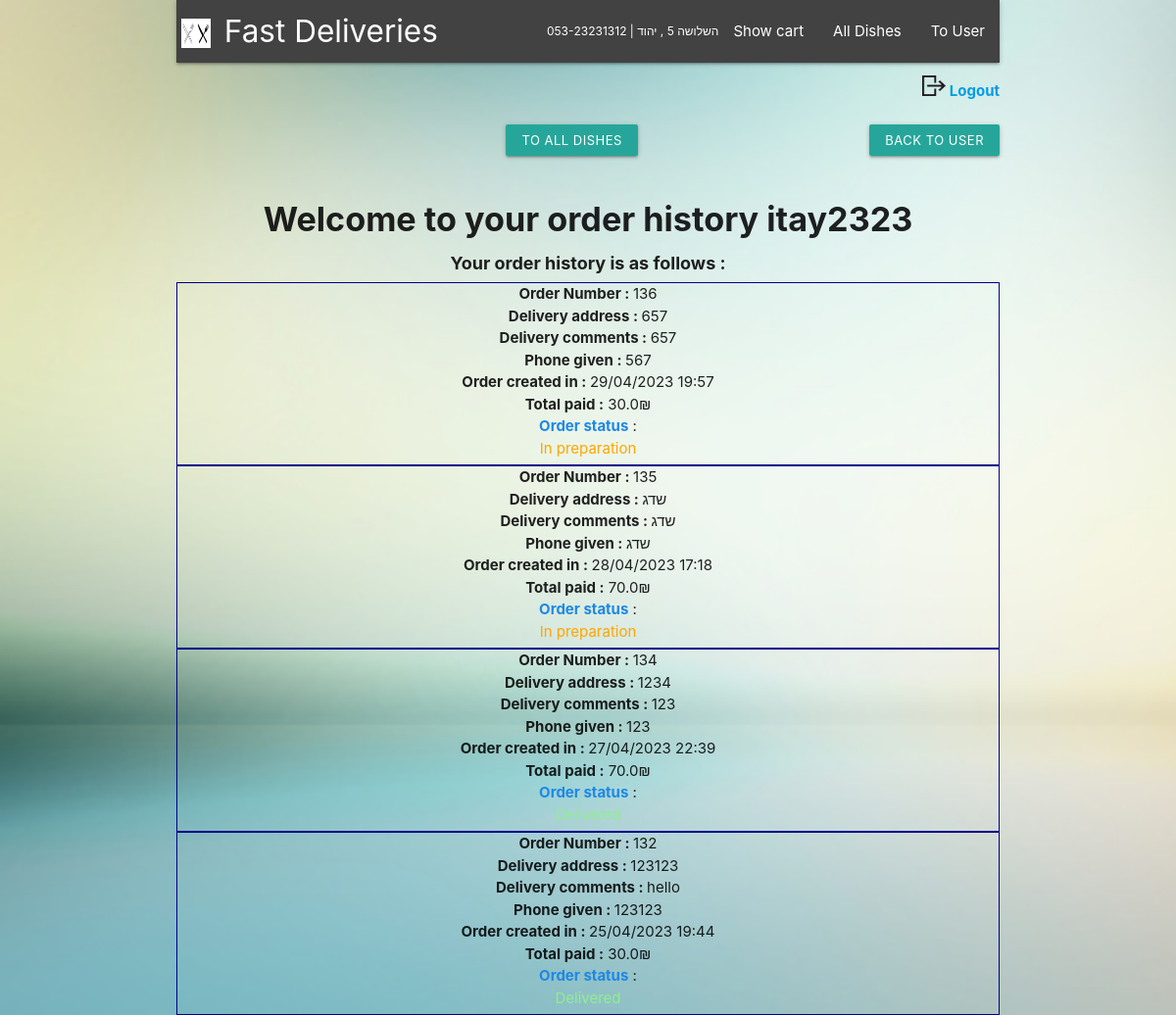
Page /order-history (signed in) on the committed database.
### models/user.py (models this page shows)
class User(db.Model,UserMixin): # represents a user of the website
    id = db.Column(db.Integer,primary_key=True)
    username = db.Column(db.String(200),nullable=False,unique=True)
    password = db.Column(db.String(200),nullable=False)
    first_name = db.Column(db.String(200),nullable=False)
    last_name = db.Column(db.String(200),nullable=False)
    is_staff = db.Column(db.Boolean,default=False)
    email = db.Column(db.String(50),unique=True,nullable=False)
    carts = db.relationship('Cart',backref='user')

### models/cart.py (models this page shows)
class Cart(db.Model): # represents a user's cart, which can contain many Dish objects
    id = db.Column(db.Integer, primary_key=True)
    user_id = db.Column(db.Integer,db.ForeignKey('user.id'), nullable=False)
    delivery_id = db.Column(db.Integer,db.ForeignKey('delivery.id'),nullable=True)
    delivery = db.relationship('Delivery',backref='cart',uselist=False) # what determines the one to one relationship with delivery
    items = db.relationship('Items',backref='cart')
    finished_order = db.Column(db.Boolean,default=False)

### models/delivery.py (models this page shows)
class Delivery(db.Model):
    id = db.Column(db.Integer,primary_key=True)
    is_delivered = db.Column(db.Boolean,default=False)
    address = db.Column(db.String(200),nullable=False)
    comments = db.Column(db.String(500))
    phone_for_delivery = db.Column(db.String(11),nullable=False)
    created = db.Column(db.DateTime,default=dt.now)

### models/dish.py (models this page shows)
class Dish(db.Model): #  represents a dish that can be purchased by users
    id = db.Column(db.Integer,primary_key=True)
    dish_name = db.Column(db.String(100),nullable=False,unique=True)
    price = db.Column(db.Float,nullable=False)
    description = db.Column(db.String(1000),nullable=False)
    imageURL = db.Column(db.String(5000),nullable=False)
    is_gluten_free = db.Column(db.Boolean,default=False)
    is_vegeterian = db.Column(db.Boolean,default=False)
    category_id = db.Column(db.Integer,db.ForeignKey('category.id'), nullable=False)
    items = db.relationship('Items',backref="dish")

### models/items.py (models this page shows)
class Items(db.Model):
    id = db.Column(db.Integer,primary_key=True)
    dish_id = db.Column(db.Integer,db.ForeignKey('dish.id'),nullable=False)
    cart_id = db.Column(db.Integer,db.ForeignKey('cart.id'),nullable=False)
    amount = db.Column(db.Integer,nullable=False)

### controllers/users.py (the view)
@login_required
def order_history():
    if is_staff_member() == True:
        return redirect(url_for("main_page"))
    all_user_carts = Cart.query.filter_by(user_id=current_user.id).all()
    return render_template("users/order_history.html",all_user_carts=all_user_carts,calculate_order=calculate_order)

### auth.py (called while the page is built)
@login_manager.user_loader
def load_user(user_id): # userloader gets 1 parameter , user_id
    return User.query.get(int(user_id)) # because the id's are integers

### utils.py (called while the page is built)
def calculate_order(cart):
    total_dish_price = 0
    for item in cart.items:
        total_dish_price += item.dish.price * item.amount
    return total_dish_price

def is_staff_member(): # one function instead of writing the code 10+ times
    if current_user.is_authenticated and current_user.is_staff:
        flash("This account does not have access to that part of the website , sorry.","error")
        return True
    return False

### templates/users/order_history.html (shortened to what this page needs)
{% extends 'layout.html' %}
{% block content %}
<br>
<div class="center">
    <a href="{{url_for('users.show_user')}}" class="btn waves-effect waves-light btn-small right">Back to user</a>
    <a href="{{url_for('dishes.all_dishes')}}" class="waves-effect waves-light btn-small center"
        style="margin-left:100px">To
        all
        dishes</a>
</div>
<br>
{% if all_user_carts %}
<div class="centerize">
    <h4 class="bold centerize">Welcome to your order history {{current_user.username}}</h4>
    <h5 class="bigger-text">Your order history is as follows : </h5>
    {% for cart in all_user_carts[::-1] %}
    {% if cart.delivery %}
    <div class="history-border">
        <div>
            <span class="bold"> Order Number : </span>
            {{cart.id}}
        </div>
        <div>
            <span class="bold">Delivery address : </span>
            {{cart.delivery.address}}
        </div>
        <div>
            <span class="bold">Delivery comments : </span>
            {{cart.delivery.comments}}
        </div>
        <div>
            <span class="bold">Phone given : </span>
            {{cart.delivery.phone_for_delivery}}
        </div>
        <div>
            <span class="bold">Order created in : </span>
            {{cart.delivery.created.strftime("%d/%m/%Y %H:%M")}}
        </div>
        <div class="small-margin">
            <div>
                <span class="bold">Total paid :</span>
                {{calculate_order(cart)}}₪
            </div>
            <span class="bold blue-text text-darken-1">Order status</span> :
            {% if cart.delivery.is_delivered %}
            <div style="color:lightgreen">Delivered</div>
            {% else %}
            <div style="color:orange">In preparation</div>
            {% endif %}
        </div>
    </div>
    {% endif %}
    {% endfor %}
</div>
{% else %}
<div class="centerize">
    <h4 class="bold centerize">Welcome to our site {{current_user.username}}</h4>
    <h5 class="bigger-text">You have no orders in your history yet</h5>
</div>
{% endif %}
</div>
{% endblock %}

### templates/layout.html (shortened to what this page needs)
<!DOCTYPE html>
<html lang="en">
<head>
    <link rel="stylesheet" href="{{url_for('static',filename='style.css')}}">
    <link rel="stylesheet" href="{{url_for('static',filename='materialize.css')}}">
</head>
<body>
    <div class="background_image">
        <div>
            <div class="container">
                {% include 'nav.html' %}
                {% block content %}
                {% endblock %}
            </div>
        </div>
</body>
</html>

### templates/nav.html (shortened to what this page needs)
{% if current_user.is_authenticated %}
{% if current_user.is_staff %}
<nav>
    <div class="nav-wrapper grey darken-3">
        <a href="{{url_for ('main_page')}}" class="brand-logo">
            <img src="{{url_for ('static',filename='images/navbar_image.png')}}" alt="Logo"> Fast Deliveries
        </a>
        <ul class="right">
            <span class="smaller-text left">053-23231312 | השלושה 5 , יהוד</span>
            <li><a href="{{url_for ('categories.manage_categories')}}">Show categories</a></li>
            <li><a href="{{url_for ('dishes.manage_dishes')}}">Show dishes</a></li>
            <li><a href="{{url_for ('deliveries.manage_deliveries')}}">All deliveries</a></li>
        </ul>
    </div>
</nav>
<div dir="rtl">
    <a href="{{url_for ('users.logout')}}" class="bold">Logout
        <img class="logout-btn" src="{{ url_for('static',filename='images/logout_icon.png') }}" alt="Signout">
    </a>
</div>
{% else %}
<nav>
    <div class="nav-wrapper grey darken-3">
        <a href="{{url_for ('main_page')}}" class="brand-logo">
            <img src="{{url_for ('static',filename='images/navbar_image.png')}}" alt="Logo"> Fast Deliveries
        </a>
        <ul class="right">
            <span class="smaller-text left">053-23231312 | השלושה 5 , יהוד</span>
            <li><a href="{{url_for ('carts.show_cart')}}">Show cart</a></li>
            <li><a href="{{url_for ('dishes.all_dishes')}}">All Dishes</a></li>
            <li><a href="{{url_for ('users.show_user')}}">To User</a></li>
        </ul>
    </div>
</nav>
<div dir="rtl">
    <a href="{{url_for ('users.logout')}}" class="bold">Logout
        <img class="logout-btn" src="{{ url_for('static',filename='images/logout_icon.png') }}" alt="Signout"></a>
</div>
{% endif %}
{% endif %}

### static/style.css (style rules this page uses)
.background_image { background-image: url("images/istockphoto-811314000-170667a.jpg"); background-repeat: repeat; background-size: cover; }
.centerize { text-align: center; }
.bold { font-weight: bold; }
.bigger-text { font-size:18px; font-weight: bold; }
.smaller-text { font-size:12px; }
.small-margin { margin-bottom: 5px; }
nav .brand-logo img { height:30px; width:30px; vertical-align: middle; margin:5px; }
.logout-btn { margin-top:10px; margin-left:1px; height:24px; width:24px; padding-top:3px }
nav { background-color: transparent !important; }
.history-border { border:1px darkblue solid }

### rows in the picture
User: username "itay2323"
Cart: id "136", delivery.address "657", delivery.comments "657", delivery.phone_for_delivery "567", delivery.created "29/04/2023 19:57", shows "In preparation"
Dish: price.amount "30.0"
Cart: id "135", delivery.address "שדג", delivery.comments "שדג", delivery.phone_for_delivery "שדג", delivery.created "28/04/2023 17:18", shows "In preparation"
Dish: price.amount "70.0"
Cart: id "134", delivery.address "1234", delivery.comments "123", delivery.phone_for_delivery "123", delivery.created "27/04/2023 22:39"
Cart: id "132", delivery.address "123123", delivery.comments "hello", delivery.phone_for_delivery "123123", delivery.created "25/04/2023 19:44", shows "Delivered"
